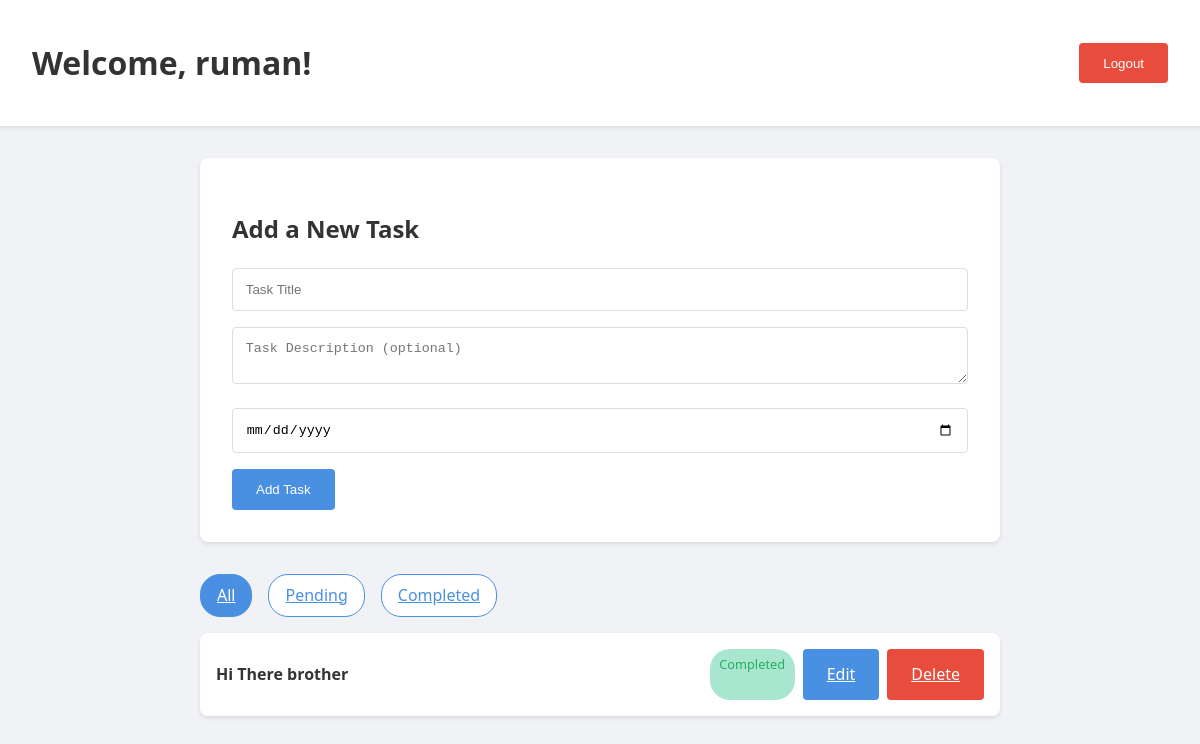
Page /todo/ (signed in) on the earlier database version.
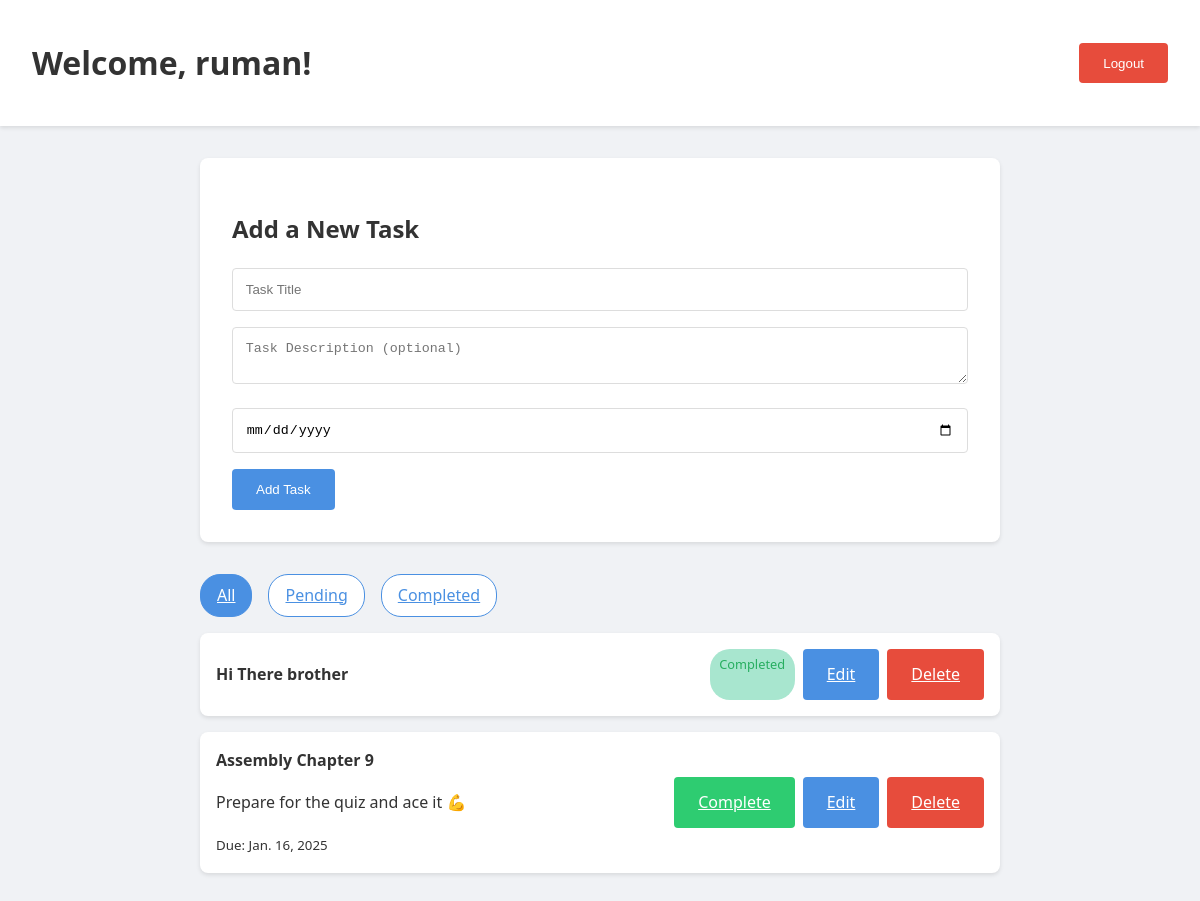
Same page on the later database version.
### todo/models.py (models this page shows, shortened)
class Task(models.Model):
    user = models.ForeignKey(User, on_delete=models.CASCADE)  # Associate task with a user
    title = models.CharField(max_length=255)
    description = models.TextField(blank=True, null=True)
    completed = models.BooleanField(default=False)
    due_date = models.DateField(null=True, blank=True)
    created_at = models.DateTimeField(auto_now_add=True)

### todo/views.py (the view, shortened to what this page needs)
# urls.py: path('', views.index, name='index'),
@login_required
def index(request):
    if not request.user.is_authenticated:
        return redirect('todo:login')
    filter_type = request.GET.get('filter', 'all')
    tasks = Task.objects.filter(user=request.user)
    if filter_type == 'completed':
        tasks = tasks.filter(completed=True)
    elif filter_type == 'pending':
        tasks = tasks.filter(completed=False)
    return render(request, 'todo/index.html', {'tasks': tasks, 'filter_type': filter_type})

### todo/templates/todo/index.html (shortened to what this page needs)
<!DOCTYPE html>
<html>
<head>
    {% load static %}
    <link rel="stylesheet" href="{% static 'todo/style.css' %}">
</head>
<body>
    <div class="header">
        <h1>Welcome, {{ user.username }}!</h1>
        <form method="post" action="{% url 'todo:logout' %}" style="display: inline;">
            <button type="submit" class="btn btn-danger">Logout</button>
        </form>
    </div>
    <div class="container">
        <div class="task-form">
            <h2>Add a New Task</h2>
            <form method="POST">
                <input type="text" name="title" placeholder="Task Title" required>
                <textarea name="description" placeholder="Task Description (optional)"></textarea>
                <input type="date" name="due_date">
                <button type="submit" class="btn btn-primary">Add Task</button>
            </form>
        </div>
        <div class="filters">
            <a href="?filter=all" class="filter-btn {% if filter_type == 'all' %}active{% endif %}">All</a>
            <a href="?filter=pending" class="filter-btn {% if filter_type == 'pending' %}active{% endif %}">Pending</a>
            <a href="?filter=completed" class="filter-btn {% if filter_type == 'completed' %}active{% endif %}">Completed</a>
        </div>
        <ul class="task-list">
            {% for task in tasks %}
                <li class="task-item">
                    <div class="task-content">
                        <strong>{{ task.title }}</strong>
                        {% if task.description %}<p>{{ task.description }}</p>{% endif %}
                        {% if task.due_date %}<small>Due: {{ task.due_date }}</small>{% endif %}
                    </div>
                    <div class="task-actions">
                        {% if task.completed %}
                            <span class="badge badge-completed">Completed</span>
                        {% else %}
                            <a href="{% url 'todo:complete_task' task.id %}" class="btn btn-success">Complete</a>
                        {% endif %}
                        <a href="{% url 'todo:edit_task' task.id %}" class="btn btn-primary">Edit</a>
                        <a href="{% url 'todo:delete_task' task.id %}" class="btn btn-danger">Delete</a>
                    </div>
                </li>
            {% empty %}
                <li class="task-item">No tasks yet!</li>
            {% endfor %}
        </ul>
    </div>
</body>
</html>

### todo/static/todo/style.css (style rules this page uses)
:root { --primary-color: #4a90e2; --secondary-color: #f5f5f5; --text-color: #333; --danger-color: #e74c3c; --success-color: #2ecc71; }
body { font-family: 'Segoe UI', Arial, sans-serif; line-height: 1.6; margin: 0; padding: 0; background-color: #f0f2f5; color: var(--text-color); }
.container { max-width: 800px; margin: 2rem auto; padding: 0 20px; }
.header { background-color: white; padding: 1rem 2rem; box-shadow: 0 2px 4px rgba(0,0,0,0.1); margin-bottom: 2rem; display: flex; justify-content: space-between; align-items: center; }
.task-form { background: white; padding: 2rem; border-radius: 8px; box-shadow: 0 2px 4px rgba(0,0,0,0.1); margin-bottom: 2rem; }
.task-list { list-style: none; padding: 0; }
.task-item { background: white; padding: 1rem; margin-bottom: 1rem; border-radius: 8px; box-shadow: 0 2px 4px rgba(0,0,0,0.1); display: flex; justify-content: space-between; align-items: center; }
.task-content { flex-grow: 1; }
.task-actions { display: flex; gap: 0.5rem; }
input[type="text"], input[type="password"], input[type="date"], textarea { width: 100%; padding: 0.8rem; margin-bottom: 1rem; border: 1px solid #ddd; border-radius: 4px; box-sizing: border-box; }
.btn { padding: 0.8rem 1.5rem; border: none; border-radius: 4px; cursor: pointer; font-weight: 500; transition: opacity 0.2s; }
.btn-primary { background-color: var(--primary-color); color: white; }
.btn-danger { background-color: var(--danger-color); color: white; }
.btn-success { background-color: var(--success-color); color: white; }
.filters { margin-bottom: 1rem; display: flex; gap: 1rem; }
.filter-btn { padding: 0.5rem 1rem; border: 1px solid var(--primary-color); border-radius: 20px; color: var(--primary-color); background: white; cursor: pointer; }
.filter-btn.active { background: var(--primary-color); color: white; }
.badge { padding: 0.3rem 0.6rem; border-radius: 20px; font-size: 0.8rem; }
.badge-completed { background: #a8e6cf; color: #27ae60; }

Differences in the rows shown:
added Task: title "Assembly Chapter 9", description "Prepare for the quiz and ace it 💪", due_date "Jan. 16, 2025", completed "Complete"
